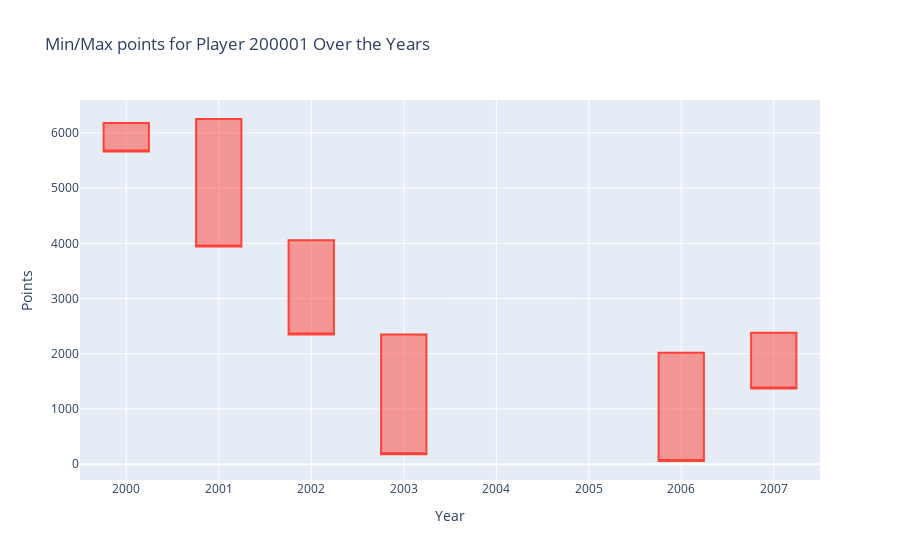

The cell this chart's notebook holds for it:
### Code cell
df_rank = pd.read_csv('wta_rankings_00s.csv')
df_rank['year'] = df_rank['ranking_date'].astype(str).str[:4].astype(int)
player_id = 200001
player_df = df_rank[df_rank['player'] == player_id]
# agg_df = player_df.groupby('year')['points'].agg(['max', 'min', 'first', 'last']).reset_index()

agg_data = player_df.groupby('year')['points'].agg(['min', 'max']).reset_index()

# Create the candlestick chart
fig = go.Figure(data=[
    go.Candlestick(
        x=agg_data['year'],
        open=agg_data['max'],  # Use 'max' as open prices
        close=agg_data['min'],  # Use 'min' as close prices
        high=agg_data['max'],
        low=agg_data['min'],
        name=f'Player {player_id}',
        text=agg_data['year'].astype(str),
    )
])

fig.update_layout(
    title=f'Min/Max points for Player {player_id} Over the Years',
    xaxis_title='Year',
    yaxis_title='Points',
    xaxis={'rangeslider': {'visible': False}}
)

fig.show()
fig.write_image('high-low.png')

### Figure 1 — Plotly figure (JSON) as saved in the notebook; plotly's stock layout.template omitted (floating-point values rounded to 4 significant figures)
{"data": [{"close": [5662, 3944, 2348, 180, 57, 1372], "high": [6181, 6252, 4054, 2348, 2018, 2379], "low": [5662, 3944, 2348, 180, 57, 1372], "name": "Player 200001", "open": [6181, 6252, 4054, 2348, 2018, 2379], "text": ["2000", "2001", "2002", "2003", "2006", "2007"], "type": "candlestick", "x": [2000, 2001, 2002, 2003, 2006, 2007]}], "layout": {"autosize": true, "title": {"text": "Min/Max points for Player 200001 Over the Years"}, "xaxis": {"autorange": true, "range": [2000.0, 2008.0], "rangeslider": {"visible": false, "yaxis": {}}, "title": {"text": "Year"}, "type": "linear"}, "yaxis": {"autorange": true, "range": [-287.2, 6596.0], "title": {"text": "Points"}}}}
